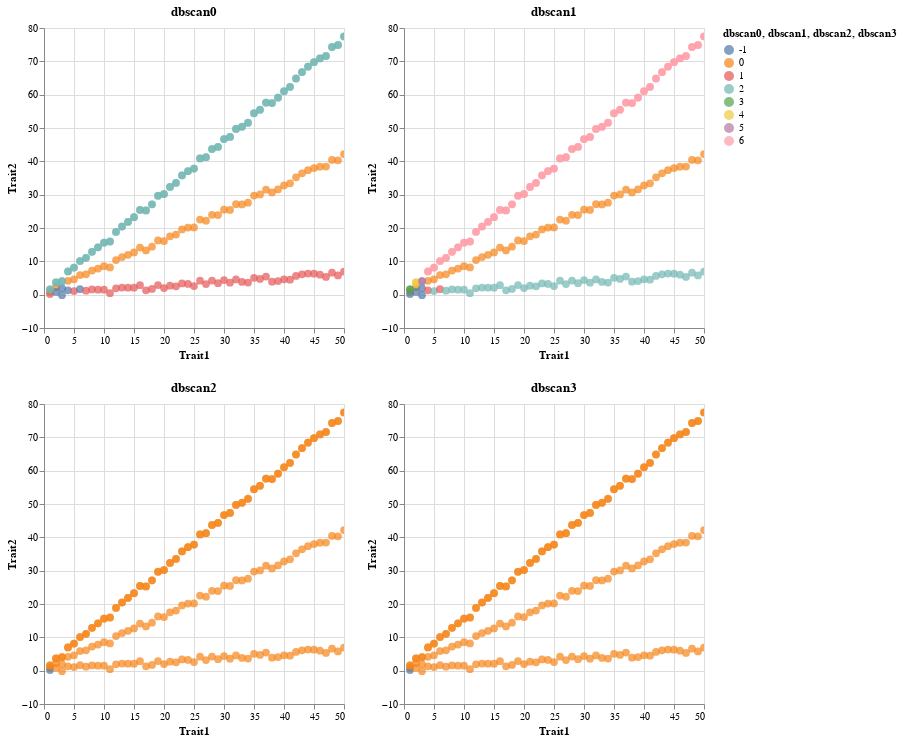

Notebook code for this chart:
### Code cell
# Display charts
display(Markdown("# Plots with increaseing eps"))
(dbscan_charts[eps_labels[0]] | dbscan_charts[eps_labels[1]]) & (dbscan_charts[eps_labels[2]] | dbscan_charts[eps_labels[3]])

### Figure 1 — Vega-Lite specification as saved in the notebook (floating-point values rounded to 4 significant figures; data arrays with more than 128 entries replaced by an {"elided": "..."} marker saying what was removed)
{"config": {"view": {"continuousWidth": 300, "continuousHeight": 300}}, "vconcat": [{"hconcat": [{"mark": {"type": "circle", "size": 60}, "encoding": {"color": {"field": "dbscan0", "type": "nominal"}, "tooltip": [{"field": "dbscan0", "type": "quantitative"}, {"field": "Trait1", "type": "quantitative"}, {"field": "Trait2", "type": "quantitative"}], "x": {"field": "Trait1", "type": "quantitative"}, "y": {"field": "Trait2", "type": "quantitative"}}, "name": "view_1", "title": "dbscan0"}, {"mark": {"type": "circle", "size": 60}, "encoding": {"color": {"field": "dbscan1", "type": "nominal"}, "tooltip": [{"field": "dbscan1", "type": "quantitative"}, {"field": "Trait1", "type": "quantitative"}, {"field": "Trait2", "type": "quantitative"}], "x": {"field": "Trait1", "type": "quantitative"}, "y": {"field": "Trait2", "type": "quantitative"}}, "name": "view_2", "title": "dbscan1"}]}, {"hconcat": [{"mark": {"type": "circle", "size": 60}, "encoding": {"color": {"field": "dbscan2", "type": "nominal"}, "tooltip": [{"field": "dbscan2", "type": "quantitative"}, {"field": "Trait1", "type": "quantitative"}, {"field": "Trait2", "type": "quantitative"}], "x": {"field": "Trait1", "type": "quantitative"}, "y": {"field": "Trait2", "type": "quantitative"}}, "name": "view_3", "title": "dbscan2"}, {"mark": {"type": "circle", "size": 60}, "encoding": {"color": {"field": "dbscan3", "type": "nominal"}, "tooltip": [{"field": "dbscan3", "type": "quantitative"}, {"field": "Trait1", "type": "quantitative"}, {"field": "Trait2", "type": "quantitative"}], "x": {"field": "Trait1", "type": "quantitative"}, "y": {"field": "Trait2", "type": "quantitative"}}, "name": "view_4", "title": "dbscan3"}]}], "data": {"name": "data-5b04ad41329a23ba4d2b1a1d6b00caf7"}, "params": [{"name": "param_1", "select": {"type": "interval", "encodings": ["x", "y"]}, "bind": "scales", "views": ["view_1"]}, {"name": "param_2", "select": {"type": "interval", "encodings": ["x", "y"]}, "bind": "scales", "views": ["view_2"]}, {"name": "param_3", "select": {"type": "interval", "encodings": ["x", "y"]}, "bind": "scales", "views": ["view_3"]}, {"name": "param_4", "select": {"type": "interval", "encodings": ["x", "y"]}, "bind": "scales", "views": ["view_4"]}], "$schema": "https://vega.github.io/schema/vega-lite/v5.16.3.json", "datasets": {"data-5b04ad41329a23ba4d2b1a1d6b00caf7": {"elided": "200 records"}}}
